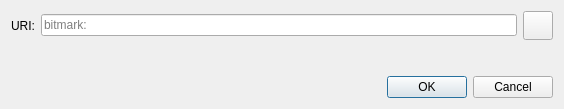
<?xml version="1.0" encoding="UTF-8"?>
<ui version="4.0">
 <class>OpenURIDialog</class>
 <widget class="QDialog" name="OpenURIDialog">
  <property name="geometry">
   <rect>
    <x>0</x>
    <y>0</y>
    <width>564</width>
    <height>109</height>
   </rect>
  </property>
  <property name="windowTitle">
   <string>Open bitmark URI</string>
  </property>
  <layout class="QVBoxLayout" name="verticalLayout">
   <item>
    <layout class="QHBoxLayout" name="horizontalLayout">
     <item>
      <widget class="QLabel" name="label">
       <property name="text">
        <string>URI:</string>
       </property>
      </widget>
     </item>
     <item>
      <widget class="QValidatedLineEdit" name="uriEdit">
       <property name="placeholderText">
        <string notr="true">bitmark:</string>
       </property>
      </widget>
     </item>
     <item>
      <widget class="QToolButton" name="pasteButton">
       <property name="toolTip">
        <string extracomment="Tooltip text for button that allows you to paste an address that is in your clipboard.">Paste address from clipboard</string>
       </property>
       <property name="text">
        <string/>
       </property>
       <property name="icon">
        <iconset resource="../bitcoin.qrc">
         <normaloff>:/icons/editpaste</normaloff>:/icons/editpaste
        </iconset>
       </property>
       <property name="iconSize">
        <size>
         <width>22</width>
         <height>22</height>
        </size>
       </property>
      </widget>
     </item>
    </layout>
   </item>
   <item>
    <spacer name="verticalSpacer">
     <property name="orientation">
      <enum>Qt::Vertical</enum>
     </property>
     <property name="sizeHint" stdset="0">
      <size>
       <width>20</width>
       <height>40</height>
      </size>
     </property>
    </spacer>
   </item>
   <item>
    <widget class="QDialogButtonBox" name="buttonBox">
     <property name="orientation">
      <enum>Qt::Horizontal</enum>
     </property>
     <property name="standardButtons">
      <set>QDialogButtonBox::Cancel|QDialogButtonBox::Ok</set>
     </property>
    </widget>
   </item>
  </layout>
 </widget>
 <customwidgets>
  <customwidget>
   <class>QValidatedLineEdit</class>
   <extends>QLineEdit</extends>
   <header>qt/qvalidatedlineedit.h</header>
  </customwidget>
 </customwidgets>
 <resources/>
 <connections>
  <connection>
   <sender>buttonBox</sender>
   <signal>accepted()</signal>
   <receiver>OpenURIDialog</receiver>
   <slot>accept()</slot>
   <hints>
    <hint type="sourcelabel">
     <x>248</x>
     <y>254</y>
    </hint>
    <hint type="destinationlabel">
     <x>157</x>
     <y>274</y>
    </hint>
   </hints>
  </connection>
  <connection>
   <sender>buttonBox</sender>
   <signal>rejected()</signal>
   <receiver>OpenURIDialog</receiver>
   <slot>reject()</slot>
   <hints>
    <hint type="sourcelabel">
     <x>316</x>
     <y>260</y>
    </hint>
    <hint type="destinationlabel">
     <x>286</x>
     <y>274</y>
    </hint>
   </hints>
  </connection>
 </connections>
</ui>
